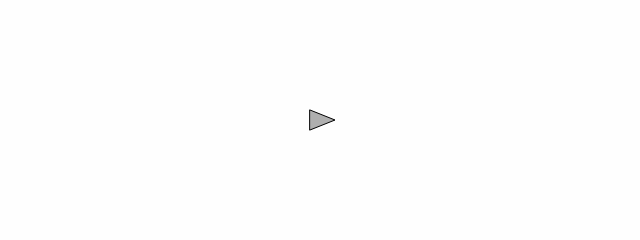
Frame 1 (no input)
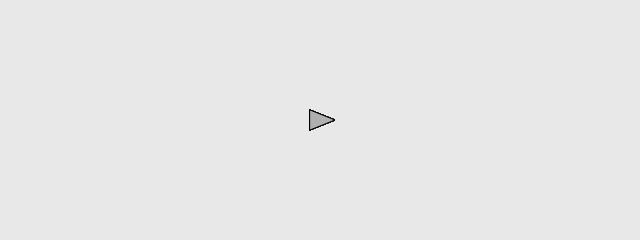
Frame 60 (no input)
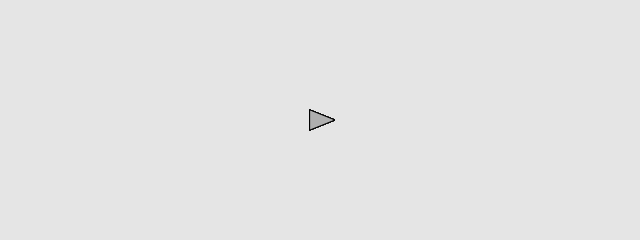
Frame 120 (the mouse pressed at the canvas centre since frame 60)

The p5.js sketch that drew these frames (run headless with seeded random() and noise() and a simulated clock; from frame 60 on, the mouse is pressed at the canvas centre):

// p5.js sketch
// ── sketch.js
class Body {
    constructor(x, y) {
        this.position = createVector(x, y);
        this.velocity = createVector(0, 0);
        this.acceleration = createVector(0, 0);

        this.angle = 0;
    }

    applyForce(force) {
        let f = p5.Vector.div(force, this.mass);
        this.acceleration.add(f);
    }

    throttle() {
        let thrust = p5.Vector.fromAngle(this.angle);
        thrust.setMag(1);
        body.applyForce(thrust);
    }

    turnLeft() {
        this.angle -= 0.1;
    }

    turnRight() {
        this.angle += 0.1;
    }

    update() {
        let acceleration = p5.Vector.fromAngle(this.angle);
        this.velocity.add(this.acceleration);
        this.velocity.limit(3);
        this.position.add(this.velocity);

        this.acceleration.mult(0);

        this.checkEdges();
    }

    checkEdges() {
        if (this.position.x > width) {
            this.position.x = 0;
        } else if (this.position.x < 0) {
            this.position.x = width;
        }

        if (this.position.y > height) {
            this.position.y = 0;
        } else if (this.position.y < 0) {
            this.position.y = height;
        }
    }


    show() {
        stroke(0);
        fill(175);

        push();
        translate(this.position.x, this.position.y);
        rotate(this.angle);

        triangle(
            -10, -10,
            15, 0,
            -10, 10,
        );

        pop();
    }
}

let body;

function setup() {
    createCanvas(640, 240);

    body = new Body(
        width / 2,
        height / 2,
    );
}

function draw() {
    background(220, 10);

    if (keyIsDown(LEFT_ARROW)) {
        body.turnLeft();
    }
    if (keyIsDown(RIGHT_ARROW)) {
        body.turnRight();
    }
    if (keyIsDown(90)) {
        body.throttle();
    }

    body.update();
    body.show();
}
